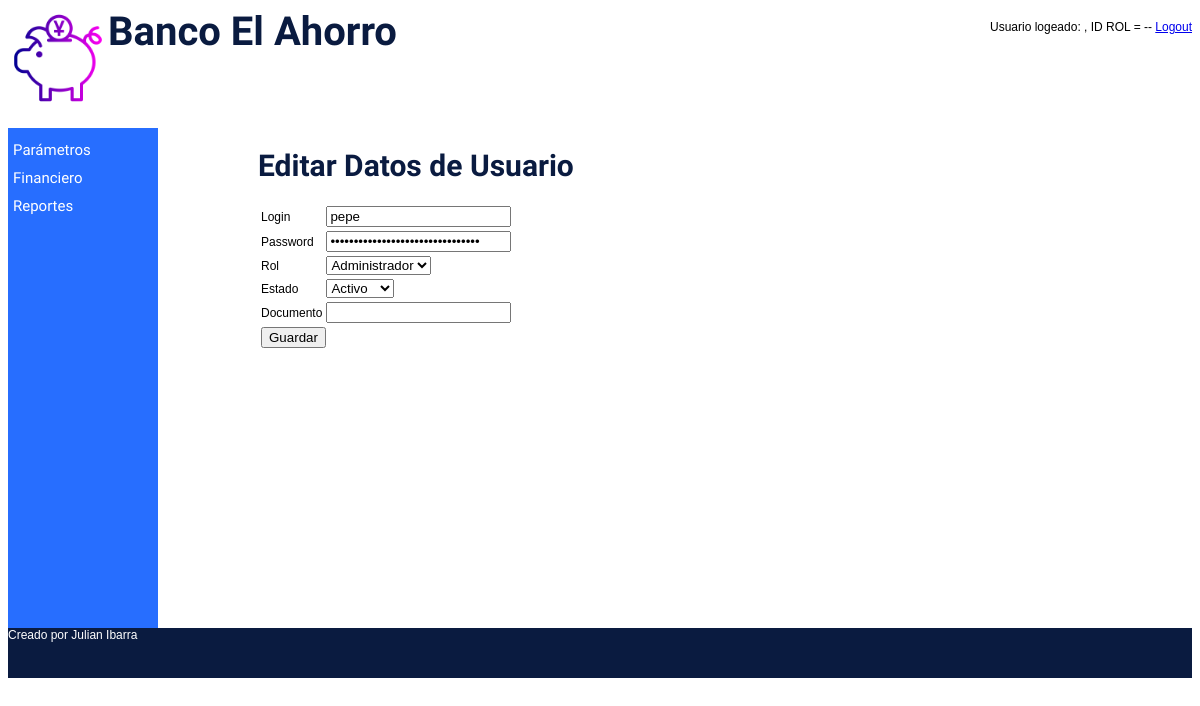
/index.php?sel=U5&login=pepe, run on an earlier commit of the app's database.
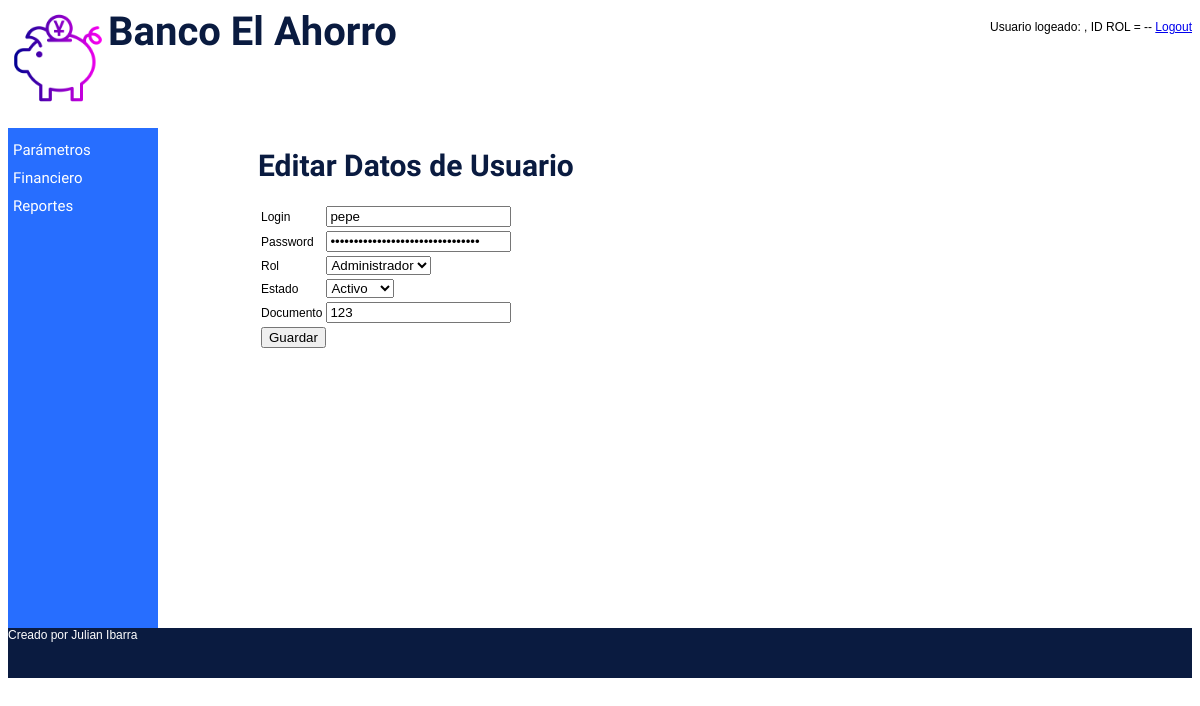
And on a later commit of the database.
### tables this page shows
CREATE TABLE usuario (
login varchar(50) PRIMARY KEY NOT NULL,
pwd varchar(50) NOT NULL,
estado varchar(2) NOT NULL,
id_rol int(2) NOT NULL,
documento int(15)
);

### lib/config.php (called while the page is built)
<?php
    $CFG_HOST = "localhost";
    $CFG_USER = "root";
    $CFG_DBPWD = "root";
    $CFG_DBASE = "banco";
?>

### lib/usuario.php (called while the page is built, shortened)
<?php
class Usuario {
    var $pwd;
    var $documento;
    var $con;
    function Usuario( ) {
        $this->pwd= "";
        $this->documento=0;
        $this->con = new MySql();
    }
    function getPwd( ) {
        return $this->pwd;
    }
    function getDocumento( ) {
        return $this->documento;
    }
   function consultar($login) {
      $this->login = $login;
      $this->con->conectarse();
      $this->con->sql = "SELECT * FROM usuario WHERE login='".$this->login."'";
      $this->con->consultar();
      if ($this->con->numReg > 0) {
         $this->pwd = mysql_result($this->con->rtaSql,0,"pwd");
         $this->documento = mysql_result($this->con->rtaSql,0,"documento");
      }
      $this->con->desconectarse();
   }
}
?>

### lib/mysql_lib.php (called while the page is built, shortened)
<?php
class Mysql {
 var $sql;
 function Mysql () {
    $this->sql = "";
    }
 function consultar() {
    $this->rtaSql = mysql_query($this->sql);
    }
}
?>

### lib/rol.php (called while the page is built, shortened)
<?php
class Rol {
    var $tipo;
    var $con;
    function Rol( ) {
        $this->tipo="";
        $this->con = new MySql();
    }
    function getTipo( ) {
        return $this->tipo;
    }
   function consultarTipo($id_rol) {
      $this->id_rol = $id_rol;
      $this->con->conectarse();
      $this->con->sql = "SELECT * FROM rol WHERE id_rol=".$this->id_rol."";
      $this->con->consultar();
      if ($this->con->numReg > 0) {
        $this->tipo = mysql_result($this->con->rtaSql,0,"tipo");
      }
      $this->con->desconectarse();
   }
}
?>

### usuario_editar.php (the view, shortened to what this page needs)
<!DOCTYPE html>
<html lang="es">
<head>
</head>
<body>
    <h1>Editar Datos de Usuario</h1>
	<form name ='usuario_grabar' action=index.php?sel=U6 method='post'>
        <table>
                <tr>
                    <td>Login</td>
                    <?php
                    include("lib/config.php");
                    include("lib/mysql_lib.php");
                    include("lib/usuario.php");
                    include("lib/rol.php");
                    $p = new Usuario();
                    $p->consultar($_GET['login']);
                    $r = new Rol();
                    $r->consultarTipo($p->getId_rol());
                    $tipo = $r->getTipo();
                    ?>
                    <?php
                    print "<td><input name= txtLogin type=text value = ".$_GET['login']." readonly></td>";
                    ?>
                </tr>
                <tr>
                    <td>Password</td>
                     <td><input name="txtPwd" type="password"  value = "<?php echo $p->getPwd(); ?>" ></td>
                </tr>
                <tr>
                    <td>Rol</td>
                    <td>
                        <?php
                        if ($tipo == 'A'){
                            print "<select name=txtRol>";
                            print "<option value=A>Administrador</option>";
                            print "</select>";
                        }
                        elseif ($tipo == 'F') {
                            print "<select name=txtRol>";
                            print "<option value=F>Funcionario</option>";
                            print "<option value=A>Administrador</option>";
                            print "<option value=C>Cliente</option>";
                            print "</select>";
                        }
                        else{
                            print "<select name=txtRol>";
                            print "<option value=C>Cliente</option>";
                            print "<option value=A>Administrador</option>";
                            print "<option value=F>Funcionario</option>";
                            print "</select>";
                        }
                        ?>
                    </td>
                </tr>
                <tr>
                    <td>Estado</td>
                    <td>
                        <select name="txtEstado">
                        <option value="A">Activo</option>
                        </select>
                    </td>
                </tr>
                <tr>
                    <td>Documento</td>
                    <td><input name="txtDocumento" type="text"  value = "<?php echo $p->getDocumento(); ?>" readonly></td>
                </tr>
                <tr>
                    <td colspan="2"><input name="btnGuardar" type="button" value="Guardar" onclick="javascript:validar();"></td>
                </tr>
            </table>
        </form>
</body>
</html>

What changed in the data, as far as the page shows it:
changed usuario: txtDocumento (not shown) → "123"
